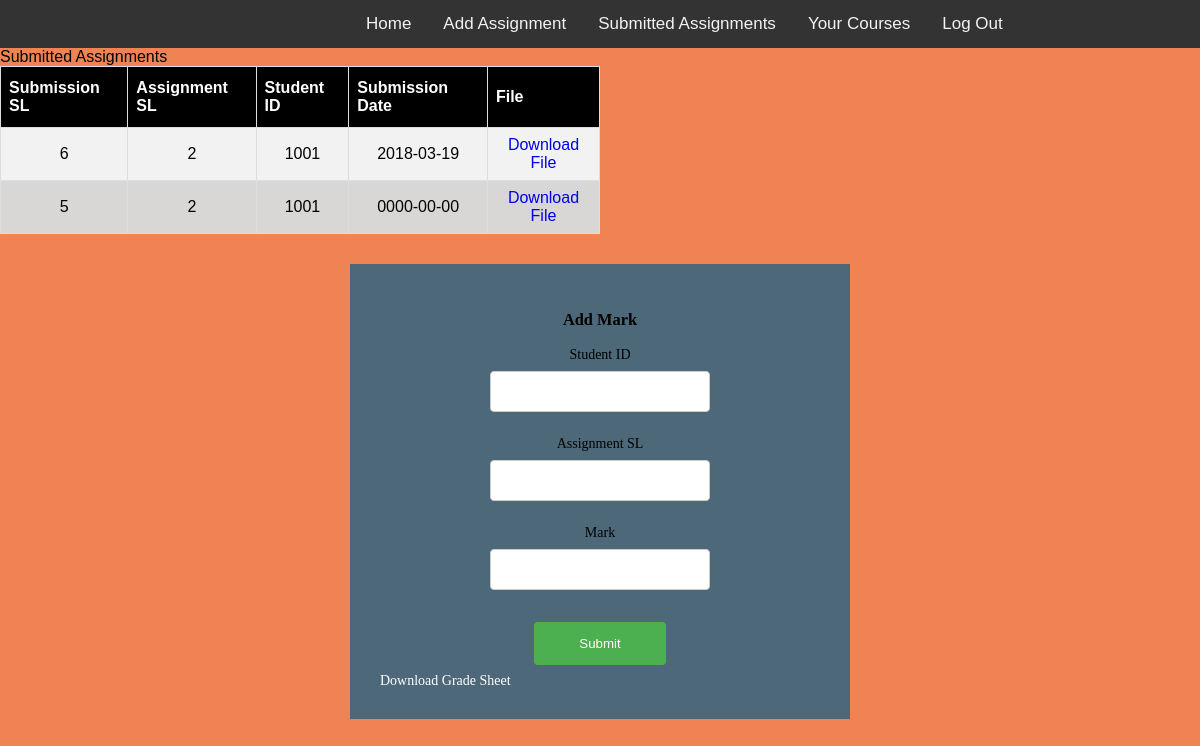
Screenshot of /submittedassignments.php (signed in) with the database file from the repository.
### tables this page shows
CREATE TABLE `submitted` (
  `submission_sl` int(11) NOT NULL,
  `assignment_sl` int(11) NOT NULL,
  `student_id` varchar(30) NOT NULL,
  `file` varchar(100) NOT NULL,
  `file_type` varchar(20) NOT NULL,
  `size` int(11) NOT NULL,
  `submission_date` date NOT NULL
);

### submittedassignments.php (the view, shortened to what this page needs)
<?php
include('instructornavbar.php')
?>
<?php
$servername = "localhost";
$username = "root";
$password = "";
$dbname = "AssignmentDB";
$conn = new mysqli($servername, $username, $password, $dbname);
$ins_id = $_SESSION['instructor_id'];
$sql = "SELECT submission_sl,assignment_sl,student_id,file,submission_date FROM submitted where assignment_sl in(select assignment_sl from offered_assignment where course_sl in (select serial_no from assignedcourse where instructor_id = '$ins_id')) order by assignment_sl desc";
$result = $conn->query($sql);
if ($result->num_rows > 0) {
    echo "<table id='tables'><tr><th>Submission SL</th><th>Assignment SL</th><th>Student ID</th><th>Submission Date</th><th>File</th></tr>";
    while($row = $result->fetch_assoc()) {
        $location = "uploads/".$row['file'];
        echo "<tr><td>".$row["submission_sl"]."</td><td>".$row["assignment_sl"]."</td>
        <td>".$row["student_id"]."</td><td>".$row["submission_date"]."</td>
        <td><a href=".$location.">Download File</a></td>
        </tr>";
    }
    echo "</table>";
} else {
    echo "<center><h2>No assignment submitted!</h2></center>";
}
?>
<html>
<body style="background-color:#EF8354">
    <div id = "wrapper">
        <center><h3>Add Mark</h3>
        <form action="markadded.php" method="post">
            <label>Student ID<br></label><input type="text" name="s_id" class="box"/><br /><br />
            <label>Assignment SL<br></label><input type="number" name="assignment_sl" class="box" /><br/><br />
            <label>Mark<br></label><input type="number" name="mark" class="box" /><br/><br />
            <input type="submit" name="savemark" value=" Submit " style="width:30%"/><br />
        </form>
            </center>
        <a href="gradesheet.php" style="color:white">Download Grade Sheet</a>
    </div>
    </body>
</html>

### instructornavbar.php (style rules this page uses)
body { margin: 0; font-family: Arial, Helvetica, sans-serif; }

### submittedassignments.php (style rules this page uses)
table , th, td { border: 1px solid black; text-align: center; }
th { background: grey; }
a { text-decoration: none; }
#tables { font-family: "Trebuchet MS", Arial, Helvetica, sans-serif; border-collapse: collapse; width: 50%; }
#tables td, #tables th { border: 1px solid #ddd; padding: 8px; }
#tables tr:nth-child(even) { background-color: #f2f2f2; }
#tables tr:nth-child(odd) { background-color: #d8d7d6; }
#tables th { padding-top: 12px; padding-bottom: 12px; text-align: left; background-color: #000000; color: white; }
#wrapper { font-family:verdana; margin: 30px auto ; padding: 30px; background: #4D6879; font-size: 14px; width:100%; max-width:500px; box-sizing: border-box; float:inherit; }
input { width: 50%; padding: 12px 15px; margin: 8px 0; display: inline-block; border: 1px solid #ccc; border-radius: 4px; box-sizing: border-box; }
input[type=submit] { width: 100%; background-color: #4CAF50; color: white; padding: 14px 20px; margin: 8px 0; border: none; border-radius: 4px; cursor: pointer; }

### rows the page displays
submitted: submission_sl "6", assignment_sl "2", student "1001", submission_date "2018-03-19"
submitted: submission_sl "5", assignment_sl "2", student "1001", submission_date "0000-00-00"
